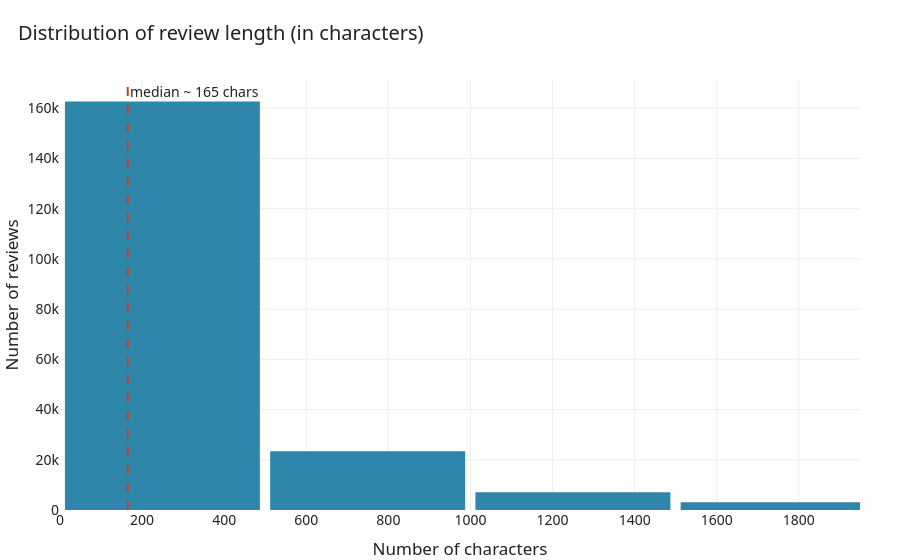

Write notebook code for a chart like this one.
### Markdown cell above
## 3. What and how customers write

Review length, its relationship to the rating, and the words that most distinguish positive from
negative opinions.

### Code cell
median_len = df["text_len"].median()
fig = px.histogram(df, x="text_len", nbins=60,
                   title="Distribution of review length (in characters)",
                   labels={"text_len": "Number of characters"})
fig.update_traces(marker_color=NAVY)
fig.add_vline(x=median_len, line_dash="dash", line_color=RED,
              annotation_text=f"median ~ {median_len:.0f} chars",
              annotation_position="top right")
fig.update_layout(yaxis_title="Number of reviews", bargap=0.05)
# Trim the longest 2% so the chart stays readable (the tail reaches ~10,000 chars).
fig.update_xaxes(range=[0, df["text_len"].quantile(0.98)])
fig.show()

### Figure 1 — Plotly figure (JSON) as saved in the notebook; plotly's stock layout.template omitted (floating-point values rounded to 4 significant figures; data arrays with more than 128 entries replaced by an {"elided": "..."} marker saying what was removed)
{"data": [{"bingroup": "x", "hovertemplate": "Number of characters=%{x}<br>count=%{y}<extra></extra>", "legendgroup": "", "marker": {"color": "#2E86AB", "pattern": {"shape": ""}}, "name": "", "nbinsx": 60, "orientation": "v", "showlegend": false, "type": "histogram", "x": {"elided": "199954 int values"}, "xaxis": "x", "yaxis": "y"}], "layout": {"annotations": [{"showarrow": false, "text": "median ~ 165 chars", "x": 165, "xanchor": "left", "xref": "x", "y": 1, "yanchor": "top", "yref": "y domain"}], "bargap": 0.05, "barmode": "relative", "legend": {"tracegroupgap": 0}, "shapes": [{"line": {"color": "#C73E1D", "dash": "dash"}, "type": "line", "x0": 165, "x1": 165, "xref": "x", "y0": 0, "y1": 1, "yref": "y domain"}], "title": {"text": "Distribution of review length (in characters)"}, "xaxis": {"anchor": "y", "domain": [0, 1], "range": [0, 1949.0], "title": {"text": "Number of characters"}}, "yaxis": {"anchor": "x", "domain": [0, 1], "title": {"text": "Number of reviews"}}}}
